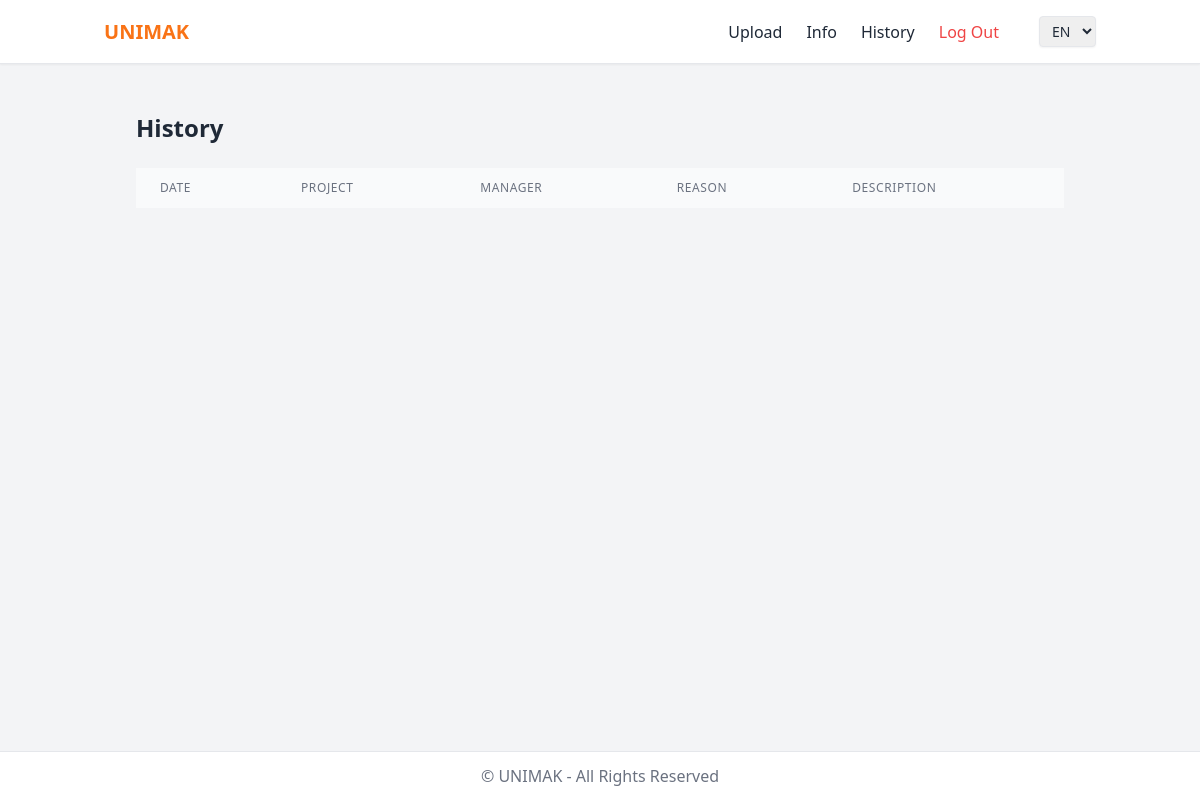
Page /history (signed in) on the earlier database version.
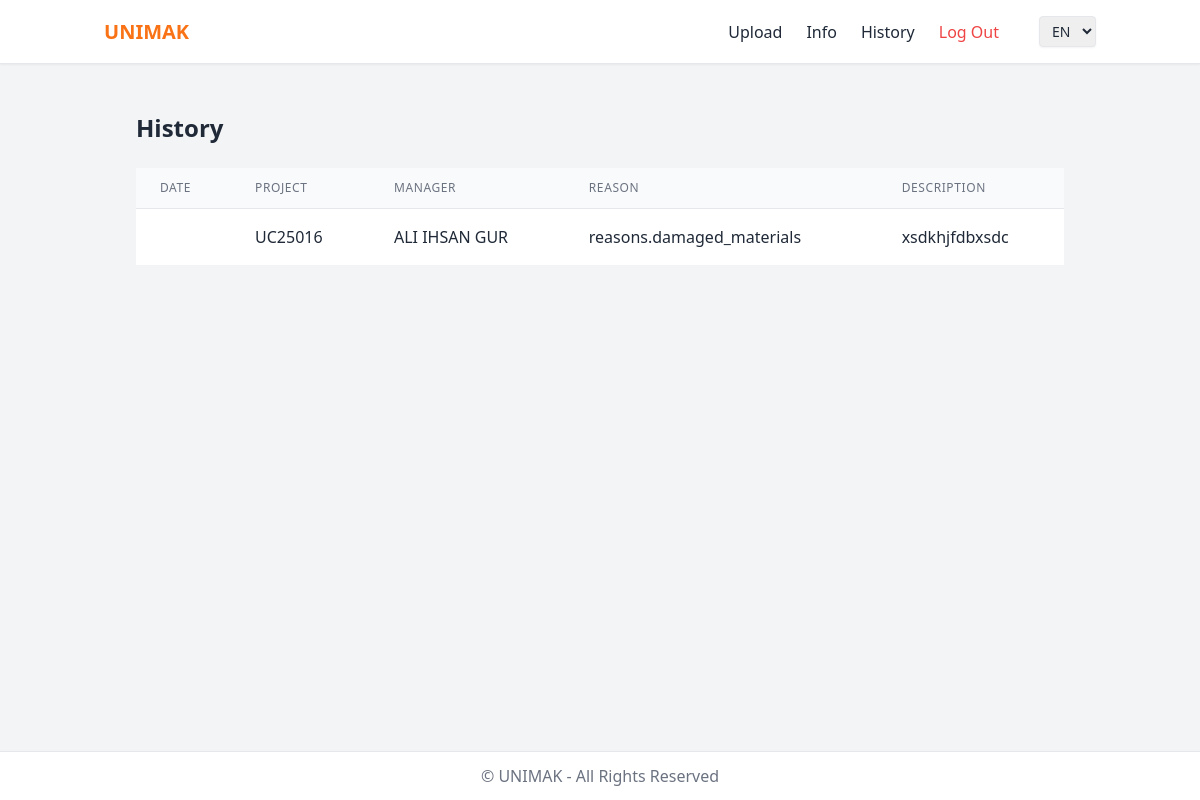
Same page on the later database version.
### tables this page shows
CREATE TABLE problem_steps (
    id INTEGER PRIMARY KEY AUTOINCREMENT,
    problem_id INTEGER NOT NULL,
    step_number INTEGER NOT NULL,
    df_filename TEXT NOT NULL,           -- e.g., df_1.xlsx, df_2.xlsx
    created_at TIMESTAMP DEFAULT CURRENT_TIMESTAMP,
    FOREIGN KEY (problem_id) REFERENCES problems(id)
);

CREATE TABLE projects (
    id INTEGER PRIMARY KEY AUTOINCREMENT,
    project_number TEXT NOT NULL UNIQUE,
    project_name TEXT NOT NULL UNIQUE,
    manager_id INTEGER NOT NULL,
    quantity INTEGER NOT NULL,
    customer_id INTEGER NOT NULL,
    FOREIGN KEY (manager_id) REFERENCES managers(id),
    FOREIGN KEY (customer_id) REFERENCES customers(id)
);

CREATE TABLE managers (
    id INTEGER PRIMARY KEY AUTOINCREMENT,
    manager_name TEXT NOT NULL UNIQUE
, manager_mail TEXT);

CREATE TABLE problems (
    id INTEGER PRIMARY KEY AUTOINCREMENT,
    project_id INTEGER NOT NULL,
    group_id INTEGER NOT NULL,
    df_number TEXT UNIQUE NOT NULL,       -- latest df report
    recorder_id INTEGER NOT NULL,
    reason TEXT NOT NULL,
    description TEXT,
    photos_id TEXT,
    status TEXT DEFAULT 'waiting',        -- 11 different statuses possible
    record_date TIMESTAMP DEFAULT CURRENT_TIMESTAMP,
    FOREIGN KEY (project_id) REFERENCES projects(id),
    FOREIGN KEY (group_id) REFERENCES groups(id),
    FOREIGN KEY (recorder_id) REFERENCES users(id)
);

### app.py (the view)
@app.route("/history", methods=["GET"])
@login_required
def history():
    rows = db.execute("""
        SELECT ps.df_filename, p.project_number, m.manager_name, pr.reason, pr.description, pr.photos_id, ps.created_at
        FROM problem_steps ps
        JOIN problems pr ON ps.problem_id = pr.id
        JOIN projects p ON pr.project_id = p.id
        JOIN managers m ON p.manager_id = m.id
        ORDER BY ps.created_at DESC
    """)
    t = get_translations()
    return render_template("history.html", data=rows, t=t)

### app.py (called while the page is built)
@app.after_request
def after_request(response):
    response.headers["Cache-Control"] = "no-cache, no-store, must-revalidate"
    response.headers["Expires"] = 0
    response.headers["Pragma"] = "no-cache"
    return response

### helpers.py (called while the page is built)
def login_required(f):
    @wraps(f)
    def decorated_function(*args, **kwargs):
        if session.get("user_id") is None:
            return redirect("/login")
        return f(*args, **kwargs)
    return decorated_function

def get_translations():
    lang = session.get("language", "en")  # default English
    return translations.get(lang, translations["en"])

### templates/history.html (shortened to what this page needs)
{% extends "layout.html" %}
{% block main %}
<div class="p-6 max-w-6xl mx-auto">
    <h1 class="text-2xl font-bold mb-6" data-translate="history.title">Project History</h1>
    <table class="min-w-full divide-y divide-gray-200">
        <thead class="bg-gray-50">
            <tr>
                <th class="px-6 py-3 text-left text-xs font-medium text-gray-500 uppercase tracking-wider" data-translate="history.columns.date">Date</th>
                <th class="px-6 py-3 text-left text-xs font-medium text-gray-500 uppercase tracking-wider" data-translate="history.columns.project">Project</th>
                <th class="px-6 py-3 text-left text-xs font-medium text-gray-500 uppercase tracking-wider" data-translate="history.columns.manager">Manager</th>
                <th class="px-6 py-3 text-left text-xs font-medium text-gray-500 uppercase tracking-wider" data-translate="history.columns.reason">Reason</th>
                <th class="px-6 py-3 text-left text-xs font-medium text-gray-500 uppercase tracking-wider" data-translate="history.columns.description">Description</th>
            </tr>
        </thead>
        <tbody class="bg-white divide-y divide-gray-200">
            {% for row in data %}
            <tr>
                <td class="px-6 py-4 whitespace-nowrap">{{ row.record_date }}</td>
                <td class="px-6 py-4 whitespace-nowrap">{{ row.project_number }}</td>
                <td class="px-6 py-4 whitespace-nowrap">{{ row.manager_name }}</td>
                <td class="px-6 py-4 whitespace-nowrap">{{ row.reason }}</td>
                <td class="px-6 py-4 whitespace-nowrap">{{ row.description }}</td>
            </tr>
            {% endfor %}
        </tbody>
    </table>
</div>
{% endblock %}

### templates/layout.html (shortened to what this page needs)
<!DOCTYPE html>
<html lang="en">
<head>
    <script src="https://cdn.tailwindcss.com"></script>
</head>
<body class="flex flex-col min-h-screen bg-gray-100 text-gray-800">
    <nav class="bg-white border-b shadow-sm">
        <div class="container mx-auto flex flex-wrap items-center justify-between p-4 gap-6">
            <a href="/" class="flex items-center font-bold text-xl">
                <span class="text-orange-500">U</span>
                <span class="text-orange-500">N</span>
                <span class="text-orange-500">I</span>
                <span class="text-orange-500">M</span>
                <span class="text-orange-500">A</span>
                <span class="text-orange-500">K</span>
            </a>
            <div class="hidden md:flex md:items-center md:gap-6 ml-auto">
                {% if session["user_id"] %}
                    <a href="/upload" class="hover:text-orange-600" data-translate="nav.upload">Upload</a>
                    <a href="/info" class="hover:text-orange-600" data-translate="nav.info">Info</a>
                    <a href="/history" class="hover:text-orange-600" data-translate="nav.history">History</a>
                    <a href="/logout" class="text-red-500 hover:text-red-600" data-translate="nav.logout">Log Out</a>
                {% else %}
                    <a href="/register" class="hover:text-orange-600" data-translate="nav.register">Register</a>
                    <a href="/login" class="hover:text-orange-600" data-translate="nav.login">Log In</a>
                {% endif %}
                <select id="languageSelect" class="ml-4 px-2 py-1 border rounded shadow-sm text-sm">
                    <option value="en">EN</option>
                </select>
            </div>
        </div>
    </nav>
    <main class="container mx-auto flex-1 p-6">
        {% block main %}{% endblock %}
    </main>
    <footer class="bg-white border-t text-center text-gray-500 py-3">
        &copy; {{ current_year }} UNIMAK - All Rights Reserved
    </footer>
</body>
</html>

Differences in the rows shown:
added problem_steps: project_number "UC25016", manager_name "ALI IHSAN GUR", reason "reasons.damaged_materials", description "xsdkhjfdbxsdc"
